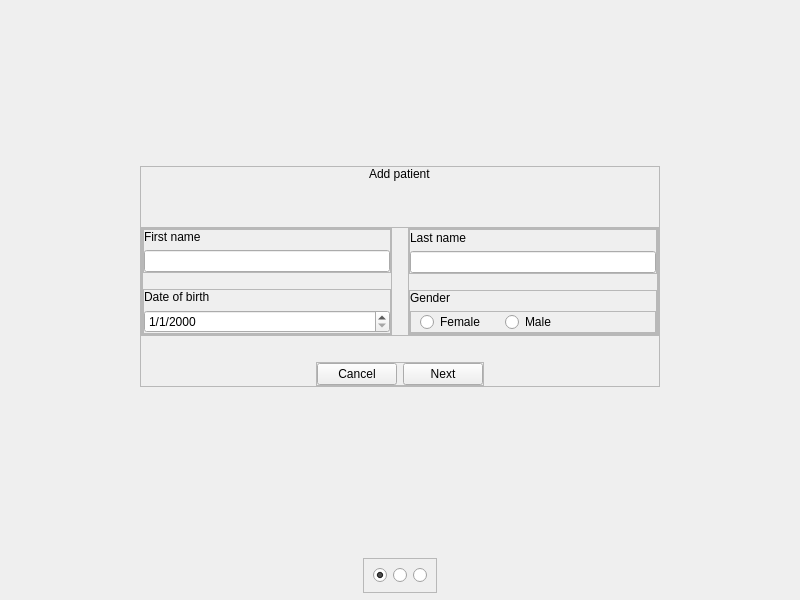
<?xml version="1.0" encoding="UTF-8"?>
<ui version="4.0">
 <class>add_patient</class>
 <widget class="QWidget" name="add_patient">
  <property name="geometry">
   <rect>
    <x>0</x>
    <y>0</y>
    <width>800</width>
    <height>600</height>
   </rect>
  </property>
  <property name="windowTitle">
   <string>Loggin</string>
  </property>
  <property name="styleSheet">
   <string notr="true"/>
  </property>
  <layout class="QVBoxLayout" name="verticalLayout">
   <property name="spacing">
    <number>16</number>
   </property>
   <property name="bottomMargin">
    <number>7</number>
   </property>
   <item>
    <spacer name="verticalSpacer_3">
     <property name="orientation">
      <enum>Qt::Vertical</enum>
     </property>
     <property name="sizeHint" stdset="0">
      <size>
       <width>20</width>
       <height>40</height>
      </size>
     </property>
    </spacer>
   </item>
   <item alignment="Qt::AlignHCenter|Qt::AlignVCenter">
    <widget class="QFrame" name="c_center">
     <property name="frameShape">
      <enum>QFrame::StyledPanel</enum>
     </property>
     <property name="frameShadow">
      <enum>QFrame::Raised</enum>
     </property>
     <layout class="QVBoxLayout" name="verticalLayout_2">
      <property name="leftMargin">
       <number>0</number>
      </property>
      <property name="topMargin">
       <number>0</number>
      </property>
      <property name="rightMargin">
       <number>0</number>
      </property>
      <property name="bottomMargin">
       <number>0</number>
      </property>
      <item alignment="Qt::AlignHCenter">
       <widget class="Label" name="lb_title">
        <property name="text">
         <string>Add patient</string>
        </property>
       </widget>
      </item>
      <item>
       <spacer name="verticalSpacer_2">
        <property name="orientation">
         <enum>Qt::Vertical</enum>
        </property>
        <property name="sizeHint" stdset="0">
         <size>
          <width>20</width>
          <height>40</height>
         </size>
        </property>
       </spacer>
      </item>
      <item>
       <widget class="QFrame" name="c_inputs">
        <property name="frameShape">
         <enum>QFrame::StyledPanel</enum>
        </property>
        <property name="frameShadow">
         <enum>QFrame::Raised</enum>
        </property>
        <layout class="QHBoxLayout" name="horizontalLayout">
         <property name="spacing">
          <number>16</number>
         </property>
         <property name="leftMargin">
          <number>0</number>
         </property>
         <property name="topMargin">
          <number>0</number>
         </property>
         <property name="rightMargin">
          <number>0</number>
         </property>
         <property name="bottomMargin">
          <number>0</number>
         </property>
         <item>
          <widget class="QFrame" name="c_left_side">
           <property name="minimumSize">
            <size>
             <width>250</width>
             <height>0</height>
            </size>
           </property>
           <property name="maximumSize">
            <size>
             <width>250</width>
             <height>300</height>
            </size>
           </property>
           <property name="frameShape">
            <enum>QFrame::StyledPanel</enum>
           </property>
           <property name="frameShadow">
            <enum>QFrame::Raised</enum>
           </property>
           <layout class="QVBoxLayout" name="verticalLayout_3">
            <property name="spacing">
             <number>16</number>
            </property>
            <property name="leftMargin">
             <number>0</number>
            </property>
            <property name="topMargin">
             <number>0</number>
            </property>
            <property name="rightMargin">
             <number>0</number>
            </property>
            <property name="bottomMargin">
             <number>0</number>
            </property>
            <item>
             <widget class="QFrame" name="c_first_name">
              <property name="frameShape">
               <enum>QFrame::StyledPanel</enum>
              </property>
              <property name="frameShadow">
               <enum>QFrame::Raised</enum>
              </property>
              <layout class="QVBoxLayout" name="verticalLayout_5">
               <property name="leftMargin">
                <number>0</number>
               </property>
               <property name="topMargin">
                <number>0</number>
               </property>
               <property name="rightMargin">
                <number>0</number>
               </property>
               <property name="bottomMargin">
                <number>0</number>
               </property>
               <item>
                <widget class="QLabel" name="lb_first_name">
                 <property name="text">
                  <string>First name</string>
                 </property>
                </widget>
               </item>
               <item>
                <widget class="LineEdit" name="i_first_name"/>
               </item>
              </layout>
             </widget>
            </item>
            <item>
             <widget class="QFrame" name="c_birth_date">
              <property name="frameShape">
               <enum>QFrame::StyledPanel</enum>
              </property>
              <property name="frameShadow">
               <enum>QFrame::Raised</enum>
              </property>
              <layout class="QVBoxLayout" name="verticalLayout_4">
               <property name="leftMargin">
                <number>0</number>
               </property>
               <property name="topMargin">
                <number>0</number>
               </property>
               <property name="rightMargin">
                <number>0</number>
               </property>
               <property name="bottomMargin">
                <number>0</number>
               </property>
               <item>
                <widget class="QLabel" name="lb_birth_date">
                 <property name="text">
                  <string>Date of birth</string>
                 </property>
                </widget>
               </item>
               <item>
                <widget class="QDateEdit" name="i_birth_date">
                 <property name="displayFormat">
                  <string>d/M/yyyy</string>
                 </property>
                </widget>
               </item>
              </layout>
             </widget>
            </item>
           </layout>
          </widget>
         </item>
         <item>
          <widget class="QFrame" name="right_side_container">
           <property name="minimumSize">
            <size>
             <width>250</width>
             <height>0</height>
            </size>
           </property>
           <property name="maximumSize">
            <size>
             <width>250</width>
             <height>300</height>
            </size>
           </property>
           <property name="frameShape">
            <enum>QFrame::StyledPanel</enum>
           </property>
           <property name="frameShadow">
            <enum>QFrame::Raised</enum>
           </property>
           <layout class="QVBoxLayout" name="verticalLayout_6">
            <property name="spacing">
             <number>16</number>
            </property>
            <property name="leftMargin">
             <number>0</number>
            </property>
            <property name="topMargin">
             <number>0</number>
            </property>
            <property name="rightMargin">
             <number>0</number>
            </property>
            <property name="bottomMargin">
             <number>0</number>
            </property>
            <item>
             <widget class="QFrame" name="c_last_name">
              <property name="frameShape">
               <enum>QFrame::StyledPanel</enum>
              </property>
              <property name="frameShadow">
               <enum>QFrame::Raised</enum>
              </property>
              <layout class="QVBoxLayout" name="verticalLayout_7">
               <property name="leftMargin">
                <number>0</number>
               </property>
               <property name="topMargin">
                <number>0</number>
               </property>
               <property name="rightMargin">
                <number>0</number>
               </property>
               <property name="bottomMargin">
                <number>0</number>
               </property>
               <item>
                <widget class="QLabel" name="lb_last_name">
                 <property name="text">
                  <string>Last name</string>
                 </property>
                </widget>
               </item>
               <item>
                <widget class="LineEdit" name="i_last_name"/>
               </item>
              </layout>
             </widget>
            </item>
            <item>
             <widget class="QFrame" name="c_gender">
              <property name="frameShape">
               <enum>QFrame::StyledPanel</enum>
              </property>
              <property name="frameShadow">
               <enum>QFrame::Raised</enum>
              </property>
              <layout class="QVBoxLayout" name="verticalLayout_8">
               <property name="leftMargin">
                <number>0</number>
               </property>
               <property name="topMargin">
                <number>0</number>
               </property>
               <property name="rightMargin">
                <number>0</number>
               </property>
               <property name="bottomMargin">
                <number>0</number>
               </property>
               <item>
                <widget class="QLabel" name="lb_gender">
                 <property name="text">
                  <string>Gender</string>
                 </property>
                </widget>
               </item>
               <item>
                <widget class="QFrame" name="c_gender_rb">
                 <property name="frameShape">
                  <enum>QFrame::StyledPanel</enum>
                 </property>
                 <property name="frameShadow">
                  <enum>QFrame::Raised</enum>
                 </property>
                 <layout class="QHBoxLayout" name="horizontalLayout_2">
                  <property name="spacing">
                   <number>20</number>
                  </property>
                  <property name="topMargin">
                   <number>0</number>
                  </property>
                  <property name="bottomMargin">
                   <number>0</number>
                  </property>
                  <item>
                   <widget class="QRadioButton" name="i_gender_f">
                    <property name="text">
                     <string>Female</string>
                    </property>
                   </widget>
                  </item>
                  <item>
                   <widget class="QRadioButton" name="i_gender_m">
                    <property name="text">
                     <string>Male</string>
                    </property>
                   </widget>
                  </item>
                  <item>
                   <spacer name="horizontalSpacer">
                    <property name="orientation">
                     <enum>Qt::Horizontal</enum>
                    </property>
                    <property name="sizeHint" stdset="0">
                     <size>
                      <width>40</width>
                      <height>20</height>
                     </size>
                    </property>
                   </spacer>
                  </item>
                 </layout>
                </widget>
               </item>
              </layout>
             </widget>
            </item>
           </layout>
          </widget>
         </item>
        </layout>
       </widget>
      </item>
      <item>
       <spacer name="verticalSpacer">
        <property name="orientation">
         <enum>Qt::Vertical</enum>
        </property>
        <property name="sizeHint" stdset="0">
         <size>
          <width>20</width>
          <height>20</height>
         </size>
        </property>
       </spacer>
      </item>
      <item alignment="Qt::AlignHCenter">
       <widget class="QFrame" name="c_buttons">
        <property name="frameShape">
         <enum>QFrame::StyledPanel</enum>
        </property>
        <property name="frameShadow">
         <enum>QFrame::Raised</enum>
        </property>
        <layout class="QHBoxLayout" name="horizontalLayout_3">
         <property name="leftMargin">
          <number>0</number>
         </property>
         <property name="topMargin">
          <number>0</number>
         </property>
         <property name="rightMargin">
          <number>0</number>
         </property>
         <property name="bottomMargin">
          <number>0</number>
         </property>
         <item>
          <widget class="Button" name="bt_cancel">
           <property name="text">
            <string>Cancel</string>
           </property>
          </widget>
         </item>
         <item>
          <widget class="Button" name="bt_next">
           <property name="text">
            <string>Next</string>
           </property>
          </widget>
         </item>
        </layout>
       </widget>
      </item>
     </layout>
    </widget>
   </item>
   <item>
    <spacer name="verticalSpacer_4">
     <property name="orientation">
      <enum>Qt::Vertical</enum>
     </property>
     <property name="sizeHint" stdset="0">
      <size>
       <width>20</width>
       <height>40</height>
      </size>
     </property>
    </spacer>
   </item>
   <item alignment="Qt::AlignHCenter|Qt::AlignVCenter">
    <widget class="QFrame" name="c_rb_views">
     <property name="frameShape">
      <enum>QFrame::StyledPanel</enum>
     </property>
     <property name="frameShadow">
      <enum>QFrame::Raised</enum>
     </property>
     <layout class="QHBoxLayout" name="horizontalLayout_4">
      <item>
       <widget class="QRadioButton" name="i_add_patient_view">
        <property name="text">
         <string/>
        </property>
        <property name="checked">
         <bool>true</bool>
        </property>
       </widget>
      </item>
      <item>
       <widget class="QRadioButton" name="i_add_patient_mi_view">
        <property name="text">
         <string/>
        </property>
       </widget>
      </item>
      <item>
       <widget class="QRadioButton" name="i_add_patient_preview_view">
        <property name="text">
         <string/>
        </property>
       </widget>
      </item>
     </layout>
    </widget>
   </item>
  </layout>
 </widget>
 <customwidgets>
  <customwidget>
   <class>LineEdit</class>
   <extends>QLineEdit</extends>
   <header>.promoted.line_edit</header>
  </customwidget>
  <customwidget>
   <class>Label</class>
   <extends>QLabel</extends>
   <header>.promoted.label</header>
  </customwidget>
  <customwidget>
   <class>Button</class>
   <extends>QPushButton</extends>
   <header>.promoted.button</header>
  </customwidget>
 </customwidgets>
 <resources/>
 <connections/>
</ui>
